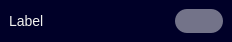
<?xml version="1.0" encoding="UTF-8"?>
<ui version="4.0">
 <class>Toggle</class>
 <widget class="QMainWindow" name="Toggle">
  <property name="geometry">
   <rect>
    <x>0</x>
    <y>0</y>
    <width>232</width>
    <height>42</height>
   </rect>
  </property>
  <property name="sizePolicy">
   <sizepolicy hsizetype="Fixed" vsizetype="Fixed">
    <horstretch>0</horstretch>
    <verstretch>0</verstretch>
   </sizepolicy>
  </property>
  <property name="minimumSize">
   <size>
    <width>232</width>
    <height>42</height>
   </size>
  </property>
  <property name="maximumSize">
   <size>
    <width>232</width>
    <height>42</height>
   </size>
  </property>
  <property name="windowTitle">
   <string>MainWindow</string>
  </property>
  <property name="styleSheet">
   <string notr="true">*{
	border:none;
	background: #000028;
	padding: 0;
	margin: 0;
	color: #f3f3f0;
	font-family: &quot;SiemensSansPro_A_Bd&quot;;
	font-size: 14px;
}

QPushButton {
	min-width: 48px;
	min-height: 24px;
	max-width: 48px;
	max-height: 24px;
    border-radius: 12px;    	
	background-color: #737389;		
}

QPushButton:hover {
	background-color: #9999A9;
}

QPushButton:checked {
	background-color: #00FFB9;
}







</string>
  </property>
  <widget class="QWidget" name="centralwidget">
   <property name="sizePolicy">
    <sizepolicy hsizetype="Fixed" vsizetype="Fixed">
     <horstretch>232</horstretch>
     <verstretch>42</verstretch>
    </sizepolicy>
   </property>
   <property name="maximumSize">
    <size>
     <width>232</width>
     <height>42</height>
    </size>
   </property>
   <layout class="QHBoxLayout" name="horizontalLayout">
    <property name="spacing">
     <number>0</number>
    </property>
    <property name="leftMargin">
     <number>0</number>
    </property>
    <property name="topMargin">
     <number>0</number>
    </property>
    <property name="rightMargin">
     <number>0</number>
    </property>
    <property name="bottomMargin">
     <number>0</number>
    </property>
    <item>
     <widget class="QWidget" name="widget" native="true">
      <property name="sizePolicy">
       <sizepolicy hsizetype="Fixed" vsizetype="Fixed">
        <horstretch>0</horstretch>
        <verstretch>0</verstretch>
       </sizepolicy>
      </property>
      <property name="minimumSize">
       <size>
        <width>232</width>
        <height>42</height>
       </size>
      </property>
      <property name="maximumSize">
       <size>
        <width>232</width>
        <height>42</height>
       </size>
      </property>
      <property name="styleSheet">
       <string notr="true"/>
      </property>
      <layout class="QHBoxLayout" name="horizontalLayout_2">
       <item alignment="Qt::AlignmentFlag::AlignVCenter">
        <widget class="QLabel" name="label">
         <property name="sizePolicy">
          <sizepolicy hsizetype="Fixed" vsizetype="Fixed">
           <horstretch>1</horstretch>
           <verstretch>0</verstretch>
          </sizepolicy>
         </property>
         <property name="minimumSize">
          <size>
           <width>160</width>
           <height>0</height>
          </size>
         </property>
         <property name="maximumSize">
          <size>
           <width>160</width>
           <height>48</height>
          </size>
         </property>
         <property name="palette">
          <palette>
           <active>
            <colorrole role="WindowText">
             <brush brushstyle="SolidPattern">
              <color alpha="255">
               <red>243</red>
               <green>243</green>
               <blue>240</blue>
              </color>
             </brush>
            </colorrole>
            <colorrole role="Button">
             <brush brushstyle="SolidPattern">
              <color alpha="255">
               <red>0</red>
               <green>0</green>
               <blue>40</blue>
              </color>
             </brush>
            </colorrole>
            <colorrole role="Text">
             <brush brushstyle="SolidPattern">
              <color alpha="255">
               <red>243</red>
               <green>243</green>
               <blue>240</blue>
              </color>
             </brush>
            </colorrole>
            <colorrole role="ButtonText">
             <brush brushstyle="SolidPattern">
              <color alpha="255">
               <red>243</red>
               <green>243</green>
               <blue>240</blue>
              </color>
             </brush>
            </colorrole>
            <colorrole role="Base">
             <brush brushstyle="SolidPattern">
              <color alpha="255">
               <red>0</red>
               <green>0</green>
               <blue>40</blue>
              </color>
             </brush>
            </colorrole>
            <colorrole role="Window">
             <brush brushstyle="SolidPattern">
              <color alpha="255">
               <red>0</red>
               <green>0</green>
               <blue>40</blue>
              </color>
             </brush>
            </colorrole>
            <colorrole role="PlaceholderText">
             <brush brushstyle="SolidPattern">
              <color alpha="128">
               <red>243</red>
               <green>243</green>
               <blue>240</blue>
              </color>
             </brush>
            </colorrole>
           </active>
           <inactive>
            <colorrole role="WindowText">
             <brush brushstyle="SolidPattern">
              <color alpha="255">
               <red>243</red>
               <green>243</green>
               <blue>240</blue>
              </color>
             </brush>
            </colorrole>
            <colorrole role="Button">
             <brush brushstyle="SolidPattern">
              <color alpha="255">
               <red>0</red>
               <green>0</green>
               <blue>40</blue>
              </color>
             </brush>
            </colorrole>
            <colorrole role="Text">
             <brush brushstyle="SolidPattern">
              <color alpha="255">
               <red>243</red>
               <green>243</green>
               <blue>240</blue>
              </color>
             </brush>
            </colorrole>
            <colorrole role="ButtonText">
             <brush brushstyle="SolidPattern">
              <color alpha="255">
               <red>243</red>
               <green>243</green>
               <blue>240</blue>
              </color>
             </brush>
            </colorrole>
            <colorrole role="Base">
             <brush brushstyle="SolidPattern">
              <color alpha="255">
               <red>0</red>
               <green>0</green>
               <blue>40</blue>
              </color>
             </brush>
            </colorrole>
            <colorrole role="Window">
             <brush brushstyle="SolidPattern">
              <color alpha="255">
               <red>0</red>
               <green>0</green>
               <blue>40</blue>
              </color>
             </brush>
            </colorrole>
            <colorrole role="PlaceholderText">
             <brush brushstyle="SolidPattern">
              <color alpha="128">
               <red>243</red>
               <green>243</green>
               <blue>240</blue>
              </color>
             </brush>
            </colorrole>
           </inactive>
           <disabled>
            <colorrole role="WindowText">
             <brush brushstyle="SolidPattern">
              <color alpha="255">
               <red>243</red>
               <green>243</green>
               <blue>240</blue>
              </color>
             </brush>
            </colorrole>
            <colorrole role="Button">
             <brush brushstyle="SolidPattern">
              <color alpha="255">
               <red>0</red>
               <green>0</green>
               <blue>40</blue>
              </color>
             </brush>
            </colorrole>
            <colorrole role="Text">
             <brush brushstyle="SolidPattern">
              <color alpha="255">
               <red>243</red>
               <green>243</green>
               <blue>240</blue>
              </color>
             </brush>
            </colorrole>
            <colorrole role="ButtonText">
             <brush brushstyle="SolidPattern">
              <color alpha="255">
               <red>243</red>
               <green>243</green>
               <blue>240</blue>
              </color>
             </brush>
            </colorrole>
            <colorrole role="Base">
             <brush brushstyle="SolidPattern">
              <color alpha="255">
               <red>0</red>
               <green>0</green>
               <blue>40</blue>
              </color>
             </brush>
            </colorrole>
            <colorrole role="Window">
             <brush brushstyle="SolidPattern">
              <color alpha="255">
               <red>0</red>
               <green>0</green>
               <blue>40</blue>
              </color>
             </brush>
            </colorrole>
            <colorrole role="PlaceholderText">
             <brush brushstyle="SolidPattern">
              <color alpha="128">
               <red>243</red>
               <green>243</green>
               <blue>240</blue>
              </color>
             </brush>
            </colorrole>
           </disabled>
          </palette>
         </property>
         <property name="styleSheet">
          <string notr="true">/* Base */
QLabel{	
	min-width: 160px;
	max-width: 160px;	
	qproperty-alignment: AlignRight;
}

</string>
         </property>
         <property name="text">
          <string>Label</string>
         </property>
        </widget>
       </item>
       <item>
        <widget class="QPushButton" name="toggle_btn">
         <property name="enabled">
          <bool>true</bool>
         </property>
         <property name="sizePolicy">
          <sizepolicy hsizetype="Fixed" vsizetype="Fixed">
           <horstretch>0</horstretch>
           <verstretch>0</verstretch>
          </sizepolicy>
         </property>
         <property name="minimumSize">
          <size>
           <width>48</width>
           <height>24</height>
          </size>
         </property>
         <property name="maximumSize">
          <size>
           <width>48</width>
           <height>24</height>
          </size>
         </property>
         <property name="text">
          <string/>
         </property>
        </widget>
       </item>
      </layout>
     </widget>
    </item>
   </layout>
  </widget>
 </widget>
 <resources/>
 <connections/>
</ui>
